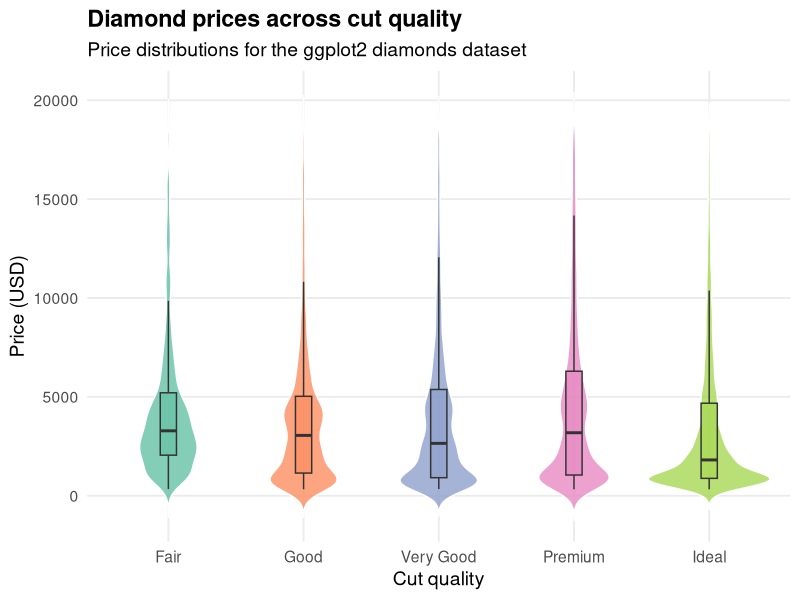

This figure's R source:
library(tidyverse)

print(sum(1:10))

diamonds_plot <- ggplot(diamonds, aes(x = cut, y = price, fill = cut)) +
  geom_violin(trim = FALSE, alpha = 0.8, color = "white") +
  geom_boxplot(width = 0.12, outlier.shape = NA, alpha = 0.7) +
  scale_fill_brewer(palette = "Set2") +
  labs(
    title = "Diamond prices across cut quality",
    subtitle = "Price distributions for the ggplot2 diamonds dataset",
    x = "Cut quality",
    y = "Price (USD)"
  ) +
  theme_minimal(base_size = 14) +
  theme(
    legend.position = "none",
    plot.title = element_text(face = "bold"),
    panel.grid.minor = element_blank()
  )

ggsave("diamonds-1.png", plot = diamonds_plot, width = 10, height = 6, dpi = 300)
